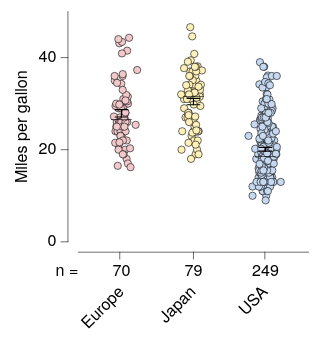

Specify this chart in Vega-Lite:
### Vega-Lite specification from a JSON file in a GitHub repository (floating-point values rounded to 4 significant figures; data arrays with more than 128 entries replaced by an {"elided": "..."} marker saying what was removed)
{"background": null, "config": {"arc": {"fill": "#DBDBDB", "fillOpacity": 1.0, "innerRadius": 25.0, "padAngle": 0.03, "stroke": "black", "strokeOpacity": 1, "strokeWidth": 0.25}, "area": {"fill": "#DBDBDB", "fillOpacity": 1.0, "stroke": "black", "strokeOpacity": 1, "strokeWidth": 0.25}, "axis": {"domain": true, "domainCap": "round", "domainColor": "black", "domainWidth": 0.25, "grid": false, "gridCap": "round", "gridColor": "#F1F1F1", "gridDash": [0, 0], "gridOpacity": 1.0, "gridWidth": 0.25, "labelColor": "black", "labelFont": "HelveticaNeue", "labelFontSize": 7, "labelFontStyle": "normal", "labelFontWeight": 400, "offset": 4.5, "ticks": true, "tickCap": "round", "tickColor": "black", "tickSize": 3, "tickWidth": 0.25, "titleColor": "black", "titleFont": "HelveticaNeue", "titleFontSize": 7, "titleFontStyle": "normal", "titleFontWeight": 400}, "axisX": {"domain": true, "labelAlign": "center", "labelAngle": 0, "labels": true, "ticks": true, "translate": 0}, "axisY": {"domain": true, "labelAlign": "right", "labelAngle": 0, "labels": true, "ticks": true, "translate": 0}, "axisRight": {"domain": true, "labelAlign": "left", "labelAngle": 0, "labels": true, "ticks": true, "translate": 0}, "axisTop": {"domain": true, "labelAlign": "center", "labelAngle": 0, "labels": true, "ticks": true, "translate": 0}, "bar": {"fill": "#DBDBDB", "fillOpacity": 1.0, "stroke": "black", "strokeOpacity": 1, "strokeWidth": 0.25}, "boxplot": {"size": 9.0, "ticks": {"cornerRadius": 0.25, "fill": "black", "size": 4.5, "thickness": 0.25}, "box": {"fillOpacity": 1.0, "stroke": "black", "strokeOpacity": 1, "strokeWidth": 0.25}, "median": {"fill": "black", "fillOpacity": 1.0, "size": 9.0, "thickness": 0.25}, "rule": {"fill": "black", "fillOpacity": 1.0, "size": 10.0, "stroke": "black", "strokeDash": [0, 0], "strokeOpacity": 1, "strokeWidth": 0.25}, "outliers": {"color": "black", "fill": "black", "fillOpacity": 1.0, "size": 0, "stroke": "black", "strokeOpacity": 1, "strokeWidth": 0.25}}, "circle": {"fill": "black", "fillOpacity": 1.0, "size": 0.5, "stroke": "black", "strokeOpacity": 1, "strokeWidth": 0.25}, "errorband": {"band": {"fillOpacity": 0.6, "stroke": null, "strokeWidth": 0.25, "strokeOpacity": 1}, "borders": {"opacity": 0, "strokeOpacity": 0.25, "strokeWidth": 1}}, "errorbar": {"opacity": 1, "rule": {"strokeDash": [0, 0], "strokeWidth": 0.5}, "ticks": {"color": "black", "cornerRadius": 0.25, "opacity": 1, "size": 6.0, "thickness": 0.5}, "thickness": 0.5}, "font": "HelveticaNeue", "geoshape": {"fill": "#DBDBDB", "fillOpacity": 1.0, "stroke": "black", "strokeOpacity": 1, "strokeWidth": 0.25}, "header": {"labelColor": "black", "labelFont": "HelveticaNeue", "labelFontSize": 7, "labelFontStyle": "normal", "labelFontWeight": 400, "titleColor": "black", "titleFont": "HelveticaNeue", "titleFontSize": 7, "titleFontStyle": "normal", "titleFontWeight": 400, "titlePadding": 0}, "legend": {"disable": false, "offset": 4.5, "gradientLength": 50.0, "gradientThickness": 5.0, "gradientOpacity": 1.0, "gradientStrokeColor": "black", "gradientStrokeWidth": 0.25, "labelColor": "black", "labelFont": "HelveticaNeue", "labelFontSize": 7, "labelFontStyle": "normal", "labelFontWeight": 400, "strokeColor": "black", "strokeWidth": 0, "symbolSize": 42, "symbolStrokeColor": "black", "symbolStrokeWidth": 0.25, "titleColor": "black", "titleFont": "HelveticaNeue", "titleFontSize": 7, "titleFontStyle": "normal", "titleFontWeight": 400}, "line": {"color": "black", "stroke": "black", "strokeCap": "round", "strokeDash": [0, 0], "strokeOpacity": 1, "strokeWidth": 0.375}, "point": {"filled": true, "fill": "#DBDBDB", "fillOpacity": 1.0, "size": 5.0, "stroke": "black", "strokeOpacity": 1, "strokeWidth": 0.25}, "range": {"category": ["#C6D9F1", "#F1C9CB", "#FEF0B9", "#CEE37A", "#7AA8E0", "#E589A3", "#FDDD5D", "#68B961", "#4177B1", "#C35082", "#E5C227", "#438156"], "diverging": {"scheme": ["#C35082", "#CE6D94", "#D989A7", "#E2A4BA", "#EABFCE", "#F1DBE2", "#F6F6F6", "#D7E0EB", "#B9CBE0", "#9BB6D5", "#7DA1C9", "#5F8CBD", "#4177B1"]}, "heatmap": {"scheme": ["#DFE9F7", "#C6D9F1", "#ADC8EC", "#94B8E6", "#7AA8E0", "#6097DA", "#4D87CA", "#4177B1", "#386898", "#2F597F", "#264A69", "#1D3A58"]}, "ordinal": {"scheme": ["#F1F1F1", "#DBDBDB", "#C6C6C6", "#B2B2B2", "#9D9D9D", "#898989", "#767676", "#636363", "#515151", "#404040", "#2F2F2F", "#1F1F1F"]}, "ramp": {"scheme": ["#DFE9F7", "#C6D9F1", "#ADC8EC", "#94B8E6", "#7AA8E0", "#6097DA", "#4D87CA", "#4177B1", "#386898", "#2F597F", "#264A69", "#1D3A58"]}}, "rule": {"color": "black", "stroke": "black", "strokeCap": "round", "strokeDash": [2, 2], "strokeOpacity": 1, "strokeWidth": 0.25}, "scale": {"bandPaddingInner": 0.1, "bandPaddingOuter": 0.1, "round": false}, "rect": {"fill": "#DBDBDB", "fillOpacity": 1.0, "stroke": "black", "strokeOpacity": 1, "strokeWidth": 0.25}, "square": {"fill": "#DBDBDB", "fillOpacity": 1.0, "size": 10.0, "stroke": "black", "strokeOpacity": 1, "strokeWidth": 0.25}, "text": {"color": "black", "font": "HelveticaNeue", "fontSize": 7, "fontStyle": "normal", "fontWeight": 400}, "title": {"anchor": "middle", "frame": "group", "color": "black", "font": "HelveticaNeue", "fontSize": 7, "fontStyle": "normal", "fontWeight": 400, "subtitleColor": "black", "subtitleFont": "HelveticaNeue", "subtitleFontSize": "HelveticaNeue", "subtitleFontStyle": "normal", "subtitleFontWeight": 400}, "view": {"continuousWidth": 100, "continuousHeight": 100, "discreteWidth": 100, "discreteHeight": 100, "fill": null, "stroke": null, "strokeWidth": 0.25}}, "vconcat": [{"layer": [{"data": {"name": "data-5a85ede2053d4aec77293cfb476ae07b"}, "mark": {"type": "circle", "opacity": 1.0, "size": 10.0}, "encoding": {"color": {"field": "Origin", "legend": null, "sort": ["USA", "Europe", "Japan"], "title": null, "type": "nominal"}, "x": {"axis": {"labels": false, "title": null}, "field": "Origin", "sort": ["USA", "Europe", "Japan"], "title": "Origin", "type": "nominal"}, "xOffset": {"field": "jitter_x", "scale": {"domain": [-7.33, 7.33], "range": [5.17, 19.83]}, "type": "quantitative"}, "y": {"field": "Miles_per_Gallon", "title": "Miles per gallon", "type": "quantitative"}}}, {"data": {"name": "data-f585050fb363688bd3b748ad11414085"}, "mark": {"type": "errorbar"}, "encoding": {"x": {"axis": {"labels": false, "title": null}, "field": "Origin", "sort": ["USA", "Europe", "Japan"], "title": "Origin", "type": "nominal"}, "y": {"field": "__mean", "title": "Miles per gallon", "type": "quantitative"}, "yError": {"field": "__error"}}}, {"data": {"name": "data-5a85ede2053d4aec77293cfb476ae07b"}, "mark": {"type": "boxplot", "box": {"fillOpacity": 0, "strokeOpacity": 0}, "outliers": {"opacity": 0}, "rule": {"strokeOpacity": 0}, "ticks": false}, "encoding": {"x": {"axis": {"labels": false, "title": null}, "field": "Origin", "sort": ["USA", "Europe", "Japan"], "title": "Origin", "type": "nominal"}, "y": {"field": "Miles_per_Gallon", "title": "Miles per gallon", "type": "quantitative"}}}]}, {"layer": [{"data": {"name": "data-f7b265060270c2eb724ce184e30b4700"}, "mark": {"type": "text", "align": "right", "baseline": "middle", "fontSize": 7}, "encoding": {"text": {"field": "__label", "type": "nominal"}, "x": {"value": 0}, "y": {"axis": {"domain": false, "grid": false, "labels": false, "ticks": false, "title": null}, "bandPosition": 0.5, "field": "__label", "scale": {"domain": ["n ="], "range": [0, 10]}, "sort": ["n ="], "type": "nominal"}}}, {"data": {"name": "data-1d730befcb87c9256aea8f96ff8be5d0"}, "mark": {"type": "text", "align": "center", "baseline": "middle", "fontSize": 7}, "encoding": {"text": {"field": "__value", "type": "nominal"}, "x": {"axis": {"domain": false, "grid": false, "labels": false, "ticks": false, "title": null}, "field": "__category", "sort": ["USA", "Europe", "Japan"], "type": "nominal"}, "y": {"axis": {"domain": false, "grid": false, "labels": false, "ticks": false, "title": null}, "bandPosition": 0.5, "field": "__label", "scale": {"domain": ["n ="], "range": [0, 10]}, "sort": ["n ="], "type": "nominal"}}}, {"data": {"name": "data-18c517c32ea1aeecea20d9ce61e0dd26"}, "mark": {"type": "text", "align": "right", "angle": 315, "baseline": "middle", "fontSize": 7}, "encoding": {"text": {"field": "__category", "type": "nominal"}, "x": {"axis": {"domain": false, "grid": false, "labels": false, "ticks": false, "title": null}, "field": "__category", "sort": ["USA", "Europe", "Japan"], "type": "nominal"}, "y": {"value": 12.71}}}], "height": 33, "view": {"fill": null, "stroke": null}, "width": 100}], "resolve": {"scale": {"x": "shared"}}, "spacing": 0, "$schema": "https://vega.github.io/schema/vega-lite/v6.4.1.json", "datasets": {"data-5a85ede2053d4aec77293cfb476ae07b": {"elided": "398 records"}, "data-f585050fb363688bd3b748ad11414085": [{"Origin": "Japan", "__mean": 30.45, "__error": 0.6852, "__dysonsphere__": 1}, {"Origin": "Europe", "__mean": 27.89, "__error": 0.8037, "__dysonsphere__": 1}, {"Origin": "USA", "__mean": 20.08, "__error": 0.4058, "__dysonsphere__": 1}], "data-f7b265060270c2eb724ce184e30b4700": [{"__label": "n =", "__dysonsphere__": 1}], "data-1d730befcb87c9256aea8f96ff8be5d0": [{"__label": "n =", "__category": "USA", "__value": "249", "__dysonsphere__": 1}, {"__label": "n =", "__category": "Europe", "__value": "70", "__dysonsphere__": 1}, {"__label": "n =", "__category": "Japan", "__value": "79", "__dysonsphere__": 1}], "data-18c517c32ea1aeecea20d9ce61e0dd26": [{"__category": "USA", "__dysonsphere__": 1}, {"__category": "Europe", "__dysonsphere__": 1}, {"__category": "Japan", "__dysonsphere__": 1}]}}
